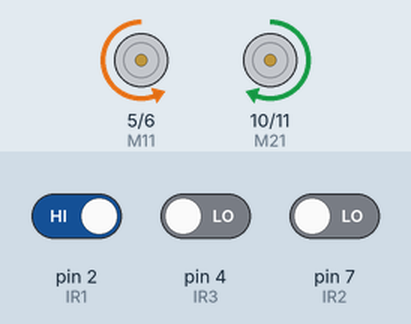
This sketch was run on a simulated Arduino Uno, built with avr-gcc and run on an emulated ATmega328P. Parts: motor-driver pin pairs drawn as motors (green arrow = first pin HIGH = forward, orange = second pin HIGH = backward, longer = more drive). Inputs (shaded band) come from the test bench; at power-on: pin 4 (IR3) LOW, pin 7 (IR2) LOW, pin 2 (IR1) HIGH.

Above: at 1.2 s.
1.3 s: pin 4 (IR3) driven HIGH
At 2.1 s:
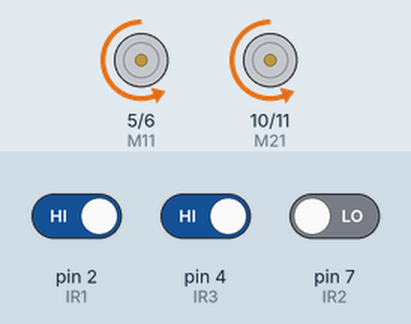
2.8 s: pin 7 (IR2) driven HIGH
At 3.12 s:
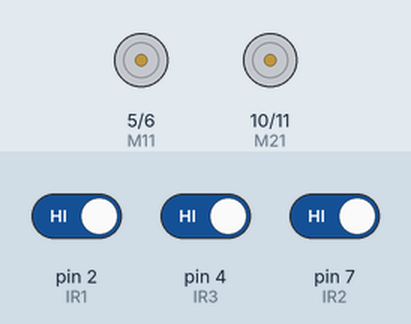
5.8 s: pin 7 (IR2) driven LOW
At 6.2 s:
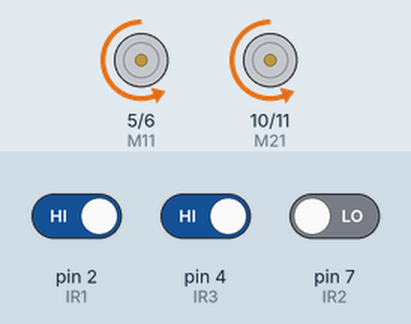
7.3 s: pin 2 (IR1) driven LOW
At 8.7 s:
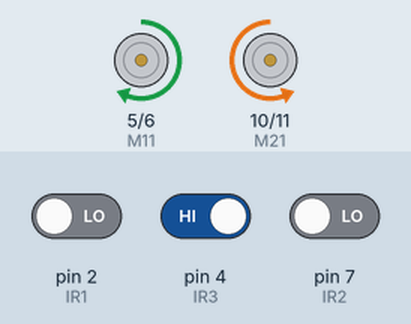
Timing chart, 0 to 9.8 s (numbered marks = the images above; inputs shaded):
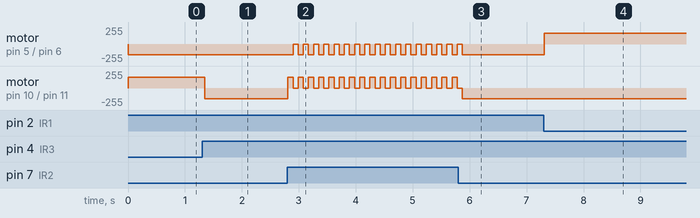

The sketch:

maze_new_2.ino
```cpp
int const M11 = 5;
int const M12 = 6;
int const M21 = 10;
int const M22 = 11;
int IR1 = 2;
int IR2 = 7;
int IR3 = 4;
int val_IR1;int val_IR2;int val_IR3;
int speed_ = 160;
int speed_t = 160;
void setup() {
  // put your setup code here, to run once:
  Serial.begin(9600);
  pinMode(M11,OUTPUT);
  pinMode(M12,OUTPUT);
  pinMode(M21,OUTPUT);
  pinMode(M22,OUTPUT);
  pinMode(IR1,INPUT);
  pinMode(IR2,INPUT);
  pinMode(IR3,INPUT);
}
void Forward(){

     analogWrite(M11,0);
    analogWrite(M12,speed_);
            analogWrite(M21,0);
            analogWrite(M22,speed_);
            delay(10);

}
void Left(){
  analogWrite(M11,speed_t);
  analogWrite(M12,0);
  analogWrite(M21,0);
  analogWrite(M22,speed_t);
  delay(90);
}
void Right(){

  analogWrite(M11,0);
    analogWrite(M12,speed_t);
    analogWrite(M21,speed_t);
    analogWrite(M22,0);
     delay(90);
}
void U_Turn(){
  analogWrite(M11,0);
    analogWrite(M12,speed_t);
    analogWrite(M21,speed_t);
    analogWrite(M22,0);
    delay(200);
}
void Stop(){
  analogWrite(M11,0);
  analogWrite(M12,0);
  analogWrite(M21,0);
  analogWrite(M22,0);
  delay(90);
}

void loop()
{
  while(1){
    val_IR1 = digitalRead(IR1);
  val_IR2 = digitalRead(IR2);
  val_IR3 = digitalRead(IR3);

  if (val_IR1 == LOW && val_IR2 == HIGH && val_IR3 == LOW)
    {
     Forward();
    }

  if (val_IR1 == HIGH && val_IR2 == LOW && val_IR3 == LOW)
    {
     Right();
    }

  if (val_IR1 == LOW && val_IR2 == LOW && val_IR3 == HIGH)
    {
      Left();
    }

  if (val_IR1 == HIGH && val_IR2 == LOW && val_IR3 == HIGH)
    {
      Forward();
    }

  if (val_IR1 == HIGH && val_IR2 == HIGH && val_IR3 == LOW)
    {
      Right();
    }

  if (val_IR1 == LOW && val_IR2 == HIGH && val_IR3 == HIGH)
    {
     Forward();
    }

  if (val_IR1 == LOW && val_IR2 ==LOW && val_IR3 == LOW)//Dead End
    {
     U_Turn();
    }

  if (val_IR1 == HIGH && val_IR2 == HIGH && val_IR3 == HIGH)//4 Lane intersection
    {
     Right();
    }

  if (val_IR1 == HIGH && val_IR2 == HIGH && val_IR3 == HIGH)//End of Maze
    {
     Stop();
    }
  }
}
```

Measured:
- after the input at 1.3 s, motor on pin 10 (M21) / pin 11 (M22): forward 160/255 → backward 160/255 after 0.05 s
- after the input at 2.8 s, motor on pin 5 (M11) / pin 6 (M12): alternates backward 160/255 for 0.09 s and stopped for 0.09 s, starting after 0.10 s; motor on pin 10 (M21) / pin 11 (M22): alternates forward 160/255 for 0.09 s and stopped for 0.09 s, starting at once
- after the input at 5.8 s, motor on pin 5 (M11) / pin 6 (M12): goes on until 5.9 s, then stays backward 160/255
- after the input at 7.3 s, motor on pin 5 (M11) / pin 6 (M12): backward 160/255 → forward 160/255 at once
